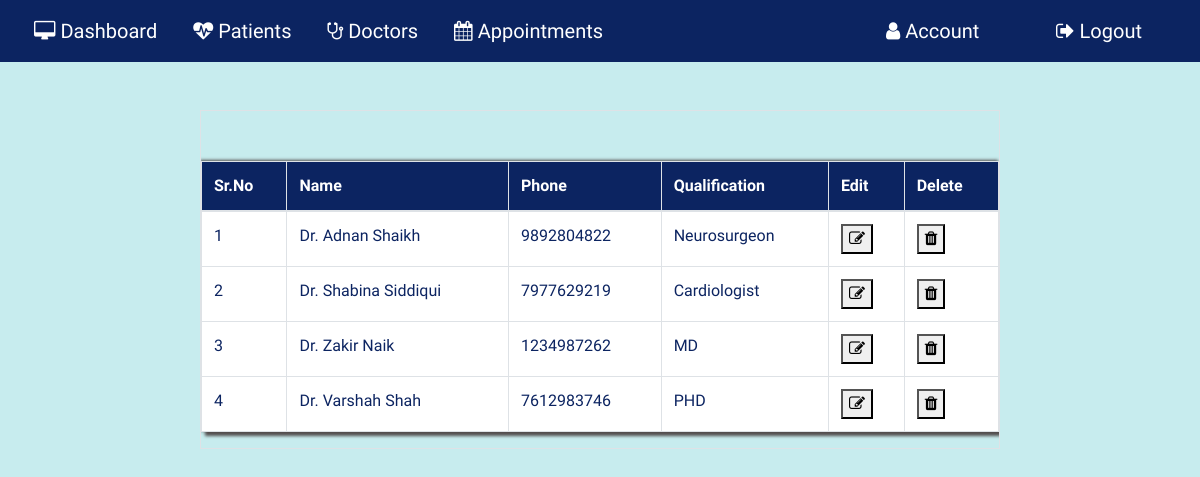
The app's page /alldoctor (signed in), older data.
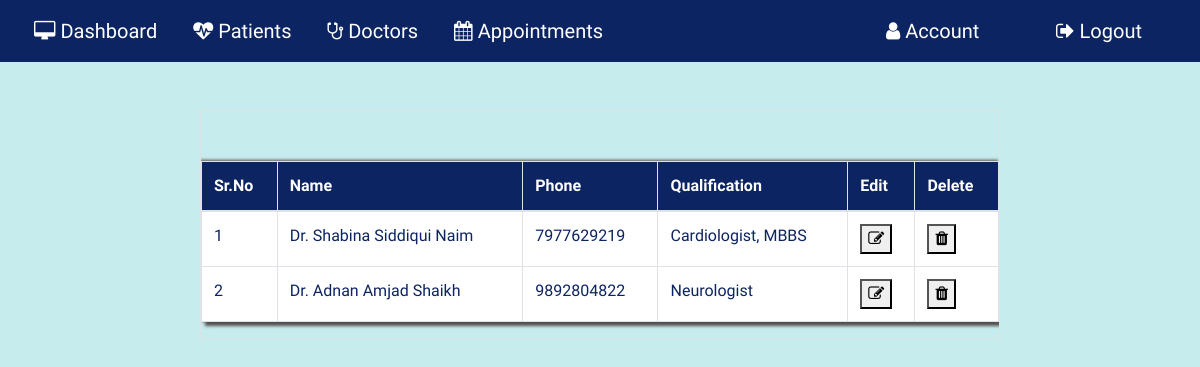
The same page, newer data.
### application/routes.py (models this page shows, shortened)
class Doctor(db.Model):
  __tablename__ = 'Doctor'
  id = db.Column(db.Integer, primary_key=True)
  dname = db.Column(db.String(20))
  dphone = db.Column(db.String(20))
  dqual = db.Column(db.String(100))
  profileimage = db.Column(db.String(20), nullable=False, default='default.jpg')

### application/routes.py (the view)
@app.route('/alldoctor',methods=['POST','GET'])
def alldoctor():
  if 'username' in session:
    if request.method=='GET':
      alldoctor=Doctor.query.all()
      return render_template('alldoctor.html',alldoctor=alldoctor)

### application/templates/alldoctor.html (shortened to what this page needs)
{% extends 'layout.html' %}{% include "includes/nav.html" %}{% block content%}
<div class="alldoc-container">
  <div class="table alldoc-table table-bordered table-hover table-responsive">
    {% if alldoctor %}
    <table class="table" cellpadding="5px">
      <thead class="thead">
        <tr>
          <th scope="col">Sr.No</th>
          <th scope="col">Name</th>
          <th scope="col">Phone</th>
          <th scope="col">Qualification</th>
          <th scope="col">Edit</th>
          <th scope="col">Delete</th>
        </tr>
      </thead>
      {% for i in alldoctor %}
      <tr scope="row">
        <td></td>
        <td>{{ i.dname }}</td>
        <td>{{ i.dphone }}</td>
        <td>{{ i.dqual }}</td>
        <td>
          <button
            type="button"
            class="ubutton"
            onclick="window.location='editdoctor/{{ i.id }}'"
          >
            <i class="fa fa-pencil-square-o" aria-hidden="true"></i>
          </button>
        </td>
        <td>
          <button
            type="button"
            class="dbutton"
            onclick="window.location='deletedoctor/{{ i.id }}'"
          >
            <i class="fa fa-trash" aria-hidden="true"></i>
          </button>
        </td>
      </tr>
      {% endfor %}
    </table>
  </div>
</div>
{% endif %} {% endblock content %}

### application/templates/layout.html (shortened to what this page needs)
<!DOCTYPE html>
<html lang="en">
  <head>
    <link
      rel="stylesheet"
      href="https://maxcdn.bootstrapcdn.com/bootstrap/4.0.0/css/bootstrap.min.css"
    />
    <link
      rel="stylesheet"
      href="https://cdnjs.cloudflare.com/ajax/libs/font-awesome/4.7.0/css/font-awesome.min.css"
    />
    <link
      rel="stylesheet"
      type="text/css"
      href="{{ url_for('static', filename = 'main.css') }}"
    />
    <link
      rel="stylesheet"
      type="text/css"
      href="{{ url_for('static', filename = 'nav.css') }}"
    />
    <link
      rel="stylesheet"
      type="text/css"
      href="{{ url_for('static', filename = 'newpatient.css') }}"
    />
    <link
      rel="stylesheet"
      type="text/css"
      href="{{ url_for('static', filename = 'patrcd.css') }}"
    />
    <link
      rel="stylesheet"
      type="text/css"
      href="{{ url_for('static', filename = 'account.css')}}"
    />
    <link
      rel="stylesheet"
      href="{{ url_for('static', filename = 'viewapp.css')}}"
    />
    <link
      rel="stylesheet"
      href="{{ url_for('static', filename = 'appointment.css')}}"
    />
    <link
      rel="stylesheet"
      href="{{ url_for('static', filename = 'adddoctor.css')}}"
    />
    <link
      rel="stylesheet"
      href="{{ url_for('static', filename = 'commonstyle.css')}}"
    />
    <link
      rel="stylesheet"
      href="{{ url_for('static', filename = 'alldoc.css')}}"
    />
  </head>
  <body>
    {% block nav %} {% endblock nav %} {% block content %} {% endblock content
    %}
  </body>
</html>

### application/templates/includes/nav.html (shortened to what this page needs)
{% extends 'layout.html' %} {% block nav %}
<div class="row-nav">
  <div class="nav-left">
    <nav class="navbar navbar-expand">
      <ul class="navbar-nav" navbar>
        <li class="nav-item">
          <a href="{{ url_for('home') }}" class="nav-link"
            ><i class="fa fa-desktop" aria-hidden="true">&nbsp;</i>Dashboard</a
          >
        </li>
        <li class="nav-item dropdown">
          <a href="" class="nav-link dropbtn"
            ><i class="fa fa-heartbeat" aria-hidden="true">&nbsp;</i>Patients</a
          >
        </li>
        <li class="nav-item dropdown">
          <a href="" class="nav-link dropbtn"
            ><i class="fa fa-stethoscope" aria-hidden="true">&nbsp;</i
            >Doctors</a
          >
        </li>
        <li class="nav-item dropdown">
          <a href="" class="nav-link dropbtn"
            ><i class="fa fa-calendar" aria-hidden="true">&nbsp;</i
            >Appointments</a
          >
        </li>
      </ul>
    </nav>
  </div>
  <div class="nav-right">
    <div class="acc acc-account">
      <a href="{{ url_for('editaccount', id=1) }}" class="nav-link"
        ><i class="fa fa-user" aria-hidden="true">&nbsp;</i>Account</a
      >
    </div>
    <div class="acc acc-logout">
      <a href="{{ url_for('logout') }}" class="nav-link"
        ><i class="fa fa-sign-out" aria-hidden="true">&nbsp;</i>Logout</a
      >
    </div>
  </div>
</div>
{% endblock nav %}

### application/static/main.css (style rules this page uses)
body { background: #c7ecee; width: 100vw; background-size: cover; background-position: center; font-family: "Dosis", sans-serif; }

### application/static/nav.css (style rules this page uses)
.nav-link { color: white; margin: 0 10px; font-size: 20px; border-radius: 7px; font-family: "Audiowide", cursive; }
.row-nav { display: flex; flex-direction: row; justify-content: space-between; background: #0c2461; width: 100%; height: 9%; position: static; }
.dropdown { position: relative; display: inline-block; font-family: "Audiowide", cursive; }
.nav-right { display: flex; align-items: center; }
.acc { width: 170px; align-items: flex-end; }

### application/static/patrcd.css (style rules this page uses)
body { counter-reset: Serial; }
table { border-collapse: collapse; }
tr td:first-child:before { counter-increment: Serial; content: counter(Serial); }
td { color: #0c2461; }
table { margin-top: 50px; box-shadow: 4px 4px 3px rgb(83, 78, 78), -1px -1px 3px rgb(83, 78, 78); }
.thead { background: #0c2461; color: white; }
table, thead, td { border-color: black; }

### application/static/alldoc.css (style rules this page uses)
.alldoc-container { display: flex; flex-direction: column; align-items: center; }
.alldoc-table { width: 800px; display: flex; justify-content: center; }

Row changes from the older to the newer data that the page shows:
removed Doctor: dname "Dr. Zakir Naik", dphone "1234987262", dqual "MD"
removed Doctor: dname "Dr. Varshah Shah", dphone "7612983746", dqual "PHD"
changed Doctor: dname "Dr. Adnan Shaikh" → "Dr. Shabina Siddiqui Naim"; dphone "9892804822" → "7977629219"; dqual "Neurosurgeon" → "Cardiologist, MBBS"
changed Doctor: dname "Dr. Shabina Siddiqui" → "Dr. Adnan Amjad Shaikh"; dphone "7977629219" → "9892804822"; dqual "Cardiologist" → "Neurologist"
